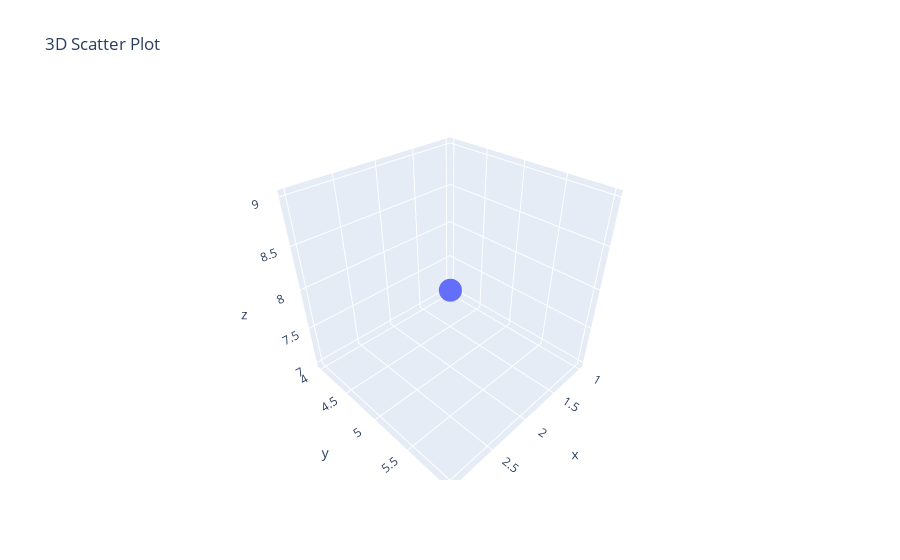

The cell this chart's notebook holds for it:
### Markdown cell above
## Create a 3D scatter plot using Plotly

### Code cell
import plotly.express as px
import pandas as pd
data = pd.DataFrame({'x': [1, 2, 3], 'y': [4, 5, 6], 'z': [7, 8, 9]})
fig = px.scatter_3d(data, x='x', y='y', z='z', title='3D Scatter Plot')
fig.show()

### Figure 1 — Plotly figure (JSON) as saved in the notebook; plotly's stock layout.template omitted (floating-point values rounded to 4 significant figures)
{"data": [{"hovertemplate": "x=%{x}<br>y=%{y}<br>z=%{z}<extra></extra>", "legendgroup": "", "marker": {"color": "#636efa", "symbol": "circle"}, "mode": "markers", "name": "", "scene": "scene", "showlegend": false, "type": "scatter3d", "x": [1, 2, 3], "y": [4, 5, 6], "z": [7, 8, 9]}], "layout": {"legend": {"tracegroupgap": 0}, "scene": {"domain": {"x": [0, 1], "y": [0, 1]}, "xaxis": {"title": {"text": "x"}}, "yaxis": {"title": {"text": "y"}}, "zaxis": {"title": {"text": "z"}}}, "title": {"text": "3D Scatter Plot"}}}
